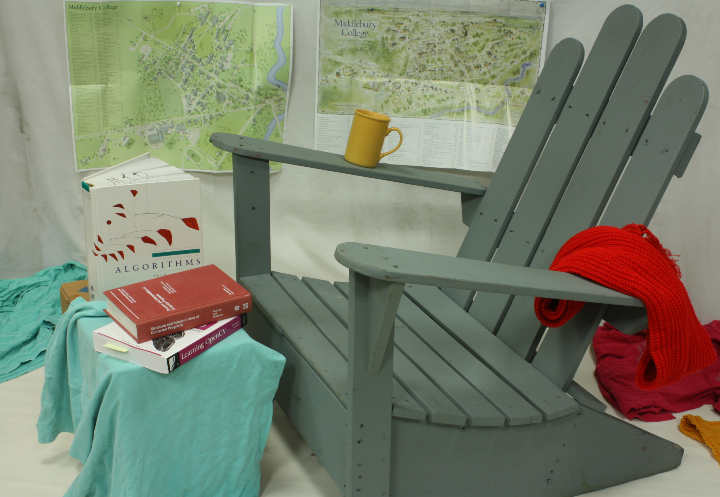
#> input picture 计算机视觉实践-练习4/作业二视差匹配/code/Adirondack_left.png, 720 x 497 px
$ python code.py
#> lines starting #> are read from the running program, lines starting #| are printed output that depends on the picture
import numpy as np
import cv2
import sys

def depth_map(imgL, imgR):
    """ Depth map calculation. Works with SGBM and WLS. Need rectified images, returns depth map ( left to right disparity ) """
    # SGBM Parameters -----------------
    window_size = 3  # wsize default 3; 5; 7 for SGBM reduced size image; 15 for SGBM full size image (1300px and above); 5 Works nicely

    left_matcher = cv2.StereoSGBM_create(
        minDisparity=-1,
        numDisparities=5*16,  # max_disp has to be dividable by 16 f. E. HH 192, 256
        blockSize=window_size,
        P1=8 * 3 * window_size,
        # wsize default 3; 5; 7 for SGBM reduced size image; 15 for SGBM full size image (1300px and above); 5 Works nicely
        P2=32 * 3 * window_size,
        disp12MaxDiff=12,
        uniquenessRatio=10,
        speckleWindowSize=50,
        speckleRange=32,
        preFilterCap=63,
        mode=cv2.STEREO_SGBM_MODE_SGBM_3WAY
    )
    right_matcher = cv2.ximgproc.createRightMatcher(left_matcher)
    # FILTER Parameters
    lmbda = 80000
    sigma = 1.3
    visual_multiplier = 6

    wls_filter = cv2.ximgproc.createDisparityWLSFilter(matcher_left=left_matcher)
    wls_filter.setLambda(lmbda)

    wls_filter.setSigmaColor(sigma)
    displ = left_matcher.compute(imgL, imgR)  # .astype(np.float32)/16
    dispr = right_matcher.compute(imgR, imgL)  # .astype(np.float32)/16
    displ = np.int16(displ)
    dispr = np.int16(dispr)
    filteredImg = wls_filter.filter(displ, imgL, None, dispr)  # important to put "imgL" here!!!

    filteredImg = cv2.normalize(src=filteredImg, dst=filteredImg, beta=0, alpha=255, norm_type=cv2.NORM_MINMAX);
    filteredImg = np.uint8(filteredImg)

    return filteredImg


if __name__ == '__main__':

        # Read left and right images
        imgL = cv2.imread('Adirondack_left.png', cv2.IMREAD_GRAYSCALE)
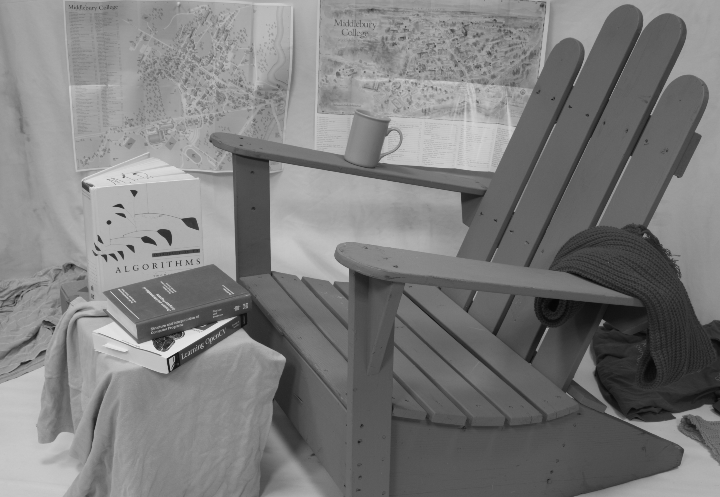
#> imgL: shape (497, 720); min 5, max 229, mean 124.3
        imgR = cv2.imread('Adirondack_right.png', cv2.IMREAD_GRAYSCALE)
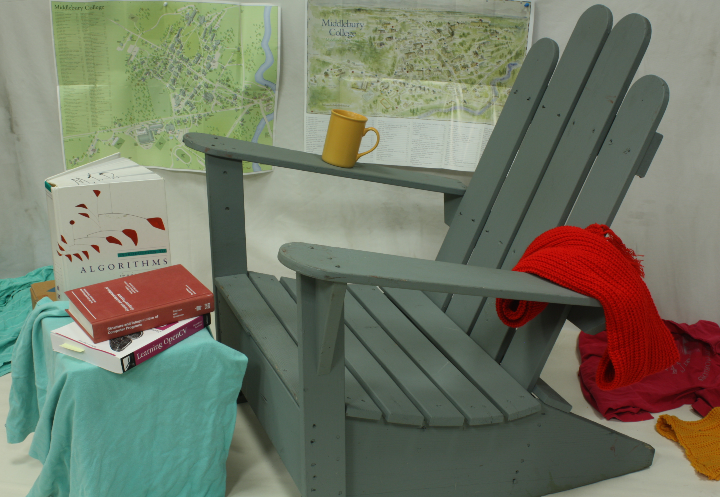
#> input picture 计算机视觉实践-练习4/作业二视差匹配/code/Adirondack_right.png, 720 x 497 px
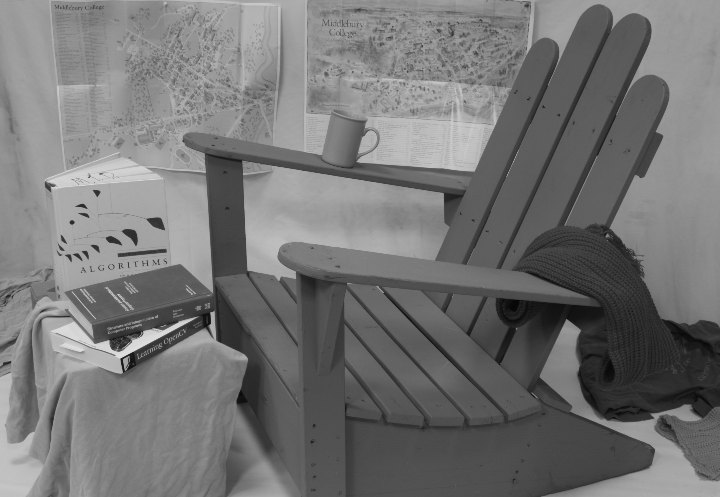
#> imgR: shape (497, 720); min 6, max 225, mean 116.5
        # We need grayscale for disparity map.
#         gray_left = cv2.cvtColor(imgL, cv2.COLOR_BGR2GRAY)
#         gray_right = cv2.cvtColor(imgR, cv2.COLOR_BGR2GRAY)

        disparity_image = depth_map(imgL, imgR)  # Get the disparity map
#> in depth_map, `displ = left_matcher.compute(imgL, imgR)`:
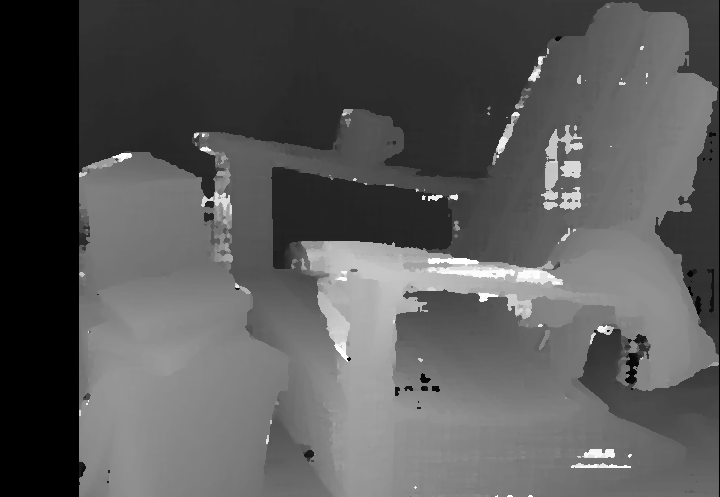
#> displ: shape (497, 720) int16; min -32, max 1248, mean 413; drawn with min black and max white
#> in depth_map, `dispr = right_matcher.compute(imgR, imgL)`:
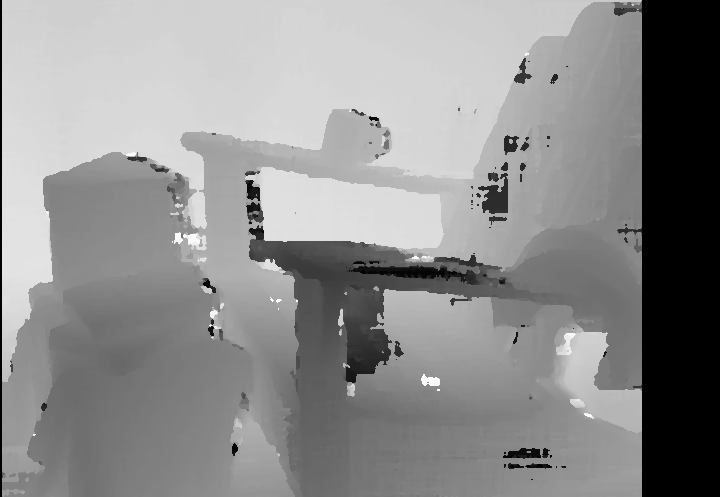
#> dispr: shape (497, 720) int16; min -1264, max 16, mean -549.2; drawn with min black and max white
#> in depth_map, `filteredImg = wls_filter.filter(displ, imgL, None, dispr)  # important..`:
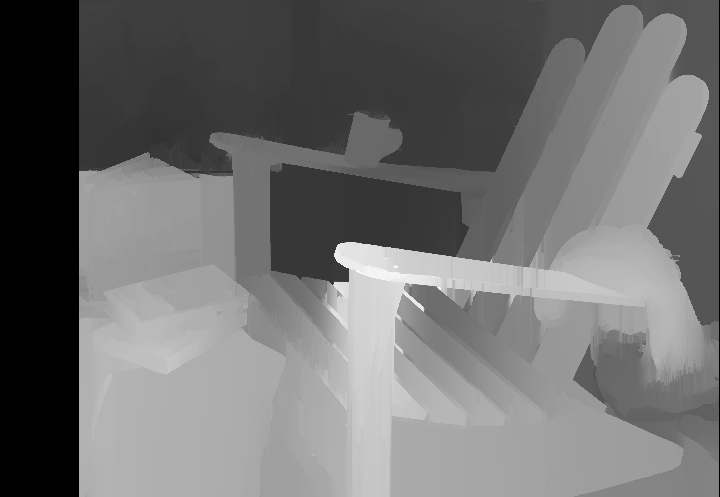
#> filteredImg: shape (497, 720) int16; min -32, max 954, mean 398.7; drawn with min black and max white

        # Show the images
        # cv2.imshow('left(R)', imgL)
        # cv2.imshow('right(R)', imgR)
        # cv2.imshow('Disparity', disparity_image)
        cv2.imwrite('Adirondack_disparity.jpg', disparity_image)

        if cv2.waitKey(1) & 0xFF == ord('q'):  # Get key to stop stream. Press q for exit
#             break
#> (key q is pressed here)
            cv2.destroyAllWindows()
